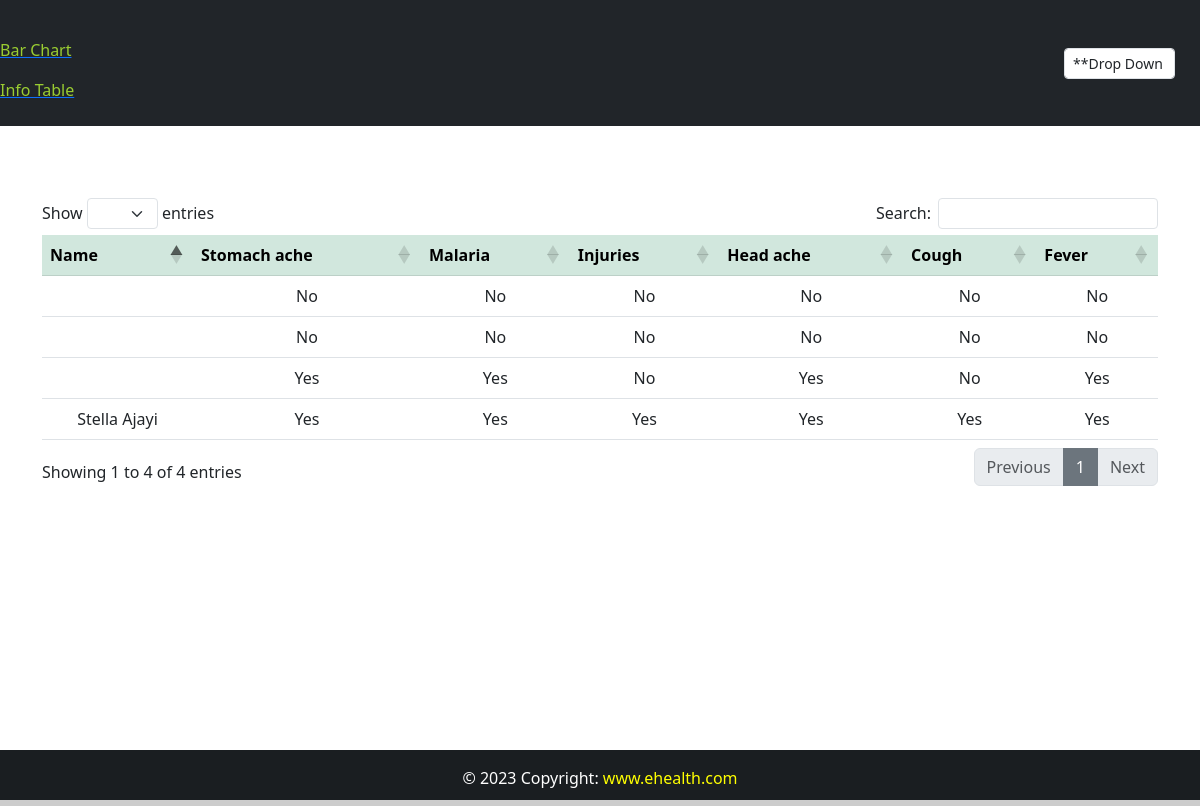
Screenshot of /table/ with the database file from the repository.
### users/models.py (models this page shows, shortened)
class MedicalRecord(models.Model):
    choices = (("Yes", 'Yes'), ("No", 'No'))
    image = models.ImageField(default='default.jpg', upload_to='profile_pics')
    email = models.EmailField(default='none@email.com')
    first_name = models.CharField(max_length=248, default='')
    blood_type = models.CharField(max_length=200)
    date_of_last_appointment = models.DateField(max_length=200)
    allergies = models.CharField(max_length=200)
    medication = models.CharField(max_length=500)
    medical_condition = models.CharField(max_length=500)
    test_and_procedures = models.CharField(max_length=1000)
    doctors_notes = models.CharField(max_length=1000)
    next_appointment = models.DateField(max_length=500)
    stomach_ache = models.CharField(max_length=255)
    malaria = models.CharField(max_length=255)
    injuries = models.CharField(max_length=255)
    head_ache = models.CharField(max_length=255)
    cough = models.CharField(max_length=255)
    fever = models.CharField(max_length=255)
    patient = models.ForeignKey(User, on_delete=models.CASCADE, null=True)

### users/views.py (the view)
# urls.py: path('table/', table, name="table-page"),
def table(request):
    user_list = MedicalRecord.objects.all()
    return render(request, "users/table.html", {"users": user_list})

### users/templates/users/table.html (shortened to what this page needs)
{% extends 'users/base2.html' %}
{% block content %}
<div class="container">
    <br><br><br>
    <table class="table table-border" id="example" style="text-align: center;">
        <thead class="table-success">
            <tr>
                <th>Name</th>
                <th>Stomach ache</th>
                <th>Malaria</th>
                <th>Injuries</th>
                <th>Head ache</th>
                <th>Cough</th>
                <th>Fever</th>
            </tr>
        </thead>
        <tbody>
      {% for user in users %}
        <tr>
            <td>{{ user.first_name }}</td>
            <td>{{ user.stomach_ache }}</td>
            <td>{{ user.malaria }}</td>
            <td>{{ user.injuries }}</td>
            <td>{{ user.head_ache }}</td>
            <td>{{ user.cough }}</td>
            <td>{{ user.fever}}</td>
        </tr>
      {% endfor %}
      </tbody>
    </table>
</div>
{% endblock content %}

### users/templates/users/base2.html (shortened to what this page needs)
{% load static %}
<!DOCTYPE html>
<html>
<head>
    <link rel="stylesheet" type="text/css" href="{% static 'css/style2.css' %}">
    <link href="https://cdn.jsdelivr.net/npm/bootstrap@5.3.0-alpha1/dist/css/bootstrap.min.css" rel="stylesheet">
    <link rel="stylesheet" href="https://cdnjs.cloudflare.com/ajax/libs/font-awesome/6.0.0/css/all.min.css" />
	<link rel="stylesheet" type="text/css" href="{% static 'css/style2.css' %}">
	<link rel="stylesheet" href="https://cdn.datatables.net/1.13.1/css/dataTables.bootstrap5.min.css">
</head>
<body>
	<div class="wrapper">
		<header >
			<nav class="navbar navbar-expand-lg navbar-dark bg-dark" >
				<div class="col-sm">
					<a class="navbar-brand flex-grow-1" style="text-align: center; color: #fff"; margin-left: 25px;>
						<a href="{% url 'chart-page' %}">
							<p style="color: yellowgreen;">Bar Chart</p>
						</a>
						<a href="{% url 'table-page' %}">
							<p style="color: yellowgreen;">Info Table</p>
						</a>
					</a>
				</div>
				<div class="d-flex" style="margin-right: 25px;">
					<div class=" input-group input-group-sm">
							<select class="form-control" name="condition" onchange="getChartData(this.value)">
							  <option value="">**Drop Down</option>
							</select>
					</div>
				</div>
			</nav>
		</header>
		{% block content %}{% endblock content %}
	</div>
	<footer class="bg-dark text-center text-lg-start" id="footer" style="color: #fff;">
		<div class="text-center p-3" style="background-color: rgba(0, 0, 0, 0.2);">&copy; {% now "Y" %} Copyright:
			<a class="text-light" href="#" style="text-decoration: none;">
				<span style="color: yellow;">www.ehealth.com</span>
			</a>
		</div>
	</footer>
</body>
</html>

### users/static/css/style2.css (style rules this page uses)
html, body { height: 100%; margin: 0; max-width: 100%; }
.wrapper { min-height: 100%; margin-bottom: -50px; }
#footer, .push { height: 50px; }

### rows the page displays
MedicalRecord: stomach_ache "No", malaria "No", injuries "No", head_ache "No", cough "No", fever "No"
MedicalRecord: stomach_ache "No", malaria "No", injuries "No", head_ache "No", cough "No", fever "No"
MedicalRecord: stomach_ache "Yes", malaria "Yes", injuries "No", head_ache "Yes", cough "No", fever "Yes"
MedicalRecord: first_name "Stella Ajayi", stomach_ache "Yes", malaria "Yes", injuries "Yes", head_ache "Yes", cough "Yes", fever "Yes"
